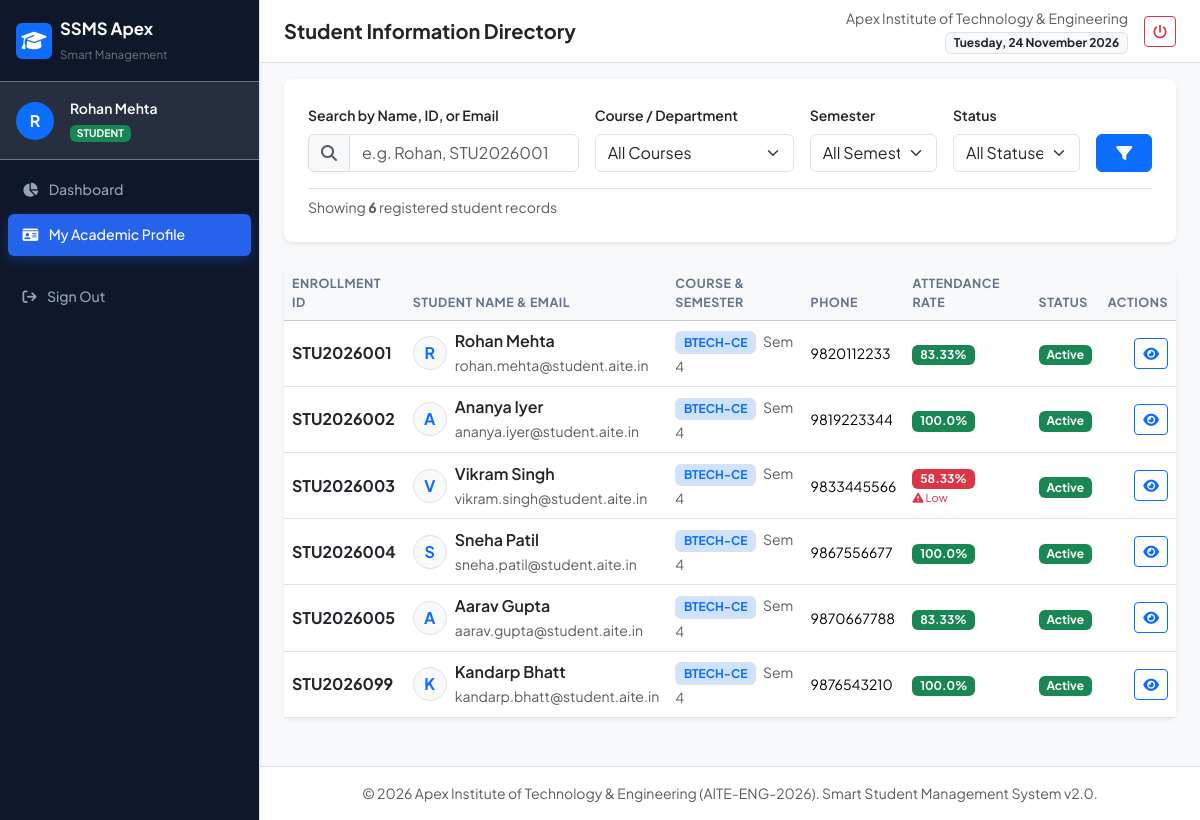
The page /students (signed in) on the database its author committed.
### models.py (models this page shows, shortened)
class User(db.Model):
    __tablename__ = 'users'
    id = db.Column(db.Integer, primary_key=True)
    username = db.Column(db.String(50), unique=True, nullable=False, index=True)
    password_hash = db.Column(db.String(255), nullable=False)
    role = db.Column(db.String(20), nullable=False, default='student')  # admin, teacher, student, accountant
    email = db.Column(db.String(100), unique=True, nullable=False)
    full_name = db.Column(db.String(100), nullable=False)
    is_active = db.Column(db.Boolean, default=True)
    created_at = db.Column(db.DateTime, default=datetime.utcnow)
    student_profile = db.relationship('Student', backref='user_account', uselist=False, cascade='all, delete-orphan')
    audit_logs = db.relationship('AuditLog', backref='user', lazy='dynamic')

class Student(db.Model):
    __tablename__ = 'students'
    id = db.Column(db.Integer, primary_key=True)
    student_id = db.Column(db.String(30), unique=True, nullable=False, index=True)  # e.g., 'STU2026001'
    user_id = db.Column(db.Integer, db.ForeignKey('users.id'), nullable=True)
    course_id = db.Column(db.Integer, db.ForeignKey('courses.id'), nullable=False)
    semester = db.Column(db.Integer, nullable=False, default=1)
    first_name = db.Column(db.String(50), nullable=False)
    last_name = db.Column(db.String(50), nullable=False)
    email = db.Column(db.String(100), unique=True, nullable=False)
    phone = db.Column(db.String(20), nullable=False)
    address = db.Column(db.Text)
    enrollment_date = db.Column(db.Date, default=date.today)
    status = db.Column(db.String(20), default='active')  # active, inactive, graduated, dropped
    guardian_name = db.Column(db.String(100))
    guardian_phone = db.Column(db.String(20))
    attendance_records = db.relationship('Attendance', backref='student', lazy='dynamic')
    marks_records = db.relationship('Marks', backref='student', lazy='dynamic')
    fees = db.relationship('StudentFee', backref='student', lazy='dynamic')
    @property
    def full_name(self):
        return f"{self.first_name} {self.last_name}"
    def calculate_attendance_percentage(self, subject_id=None):
        query = Attendance.query.filter_by(student_id=self.id)
        if subject_id:
            query = query.filter_by(subject_id=subject_id)
        total = query.count()
        if total == 0:
            return 100.0  # No sessions logged yet
        present = query.filter(Attendance.status.in_(['present', 'leave'])).count()
        return round((present / total) * 100, 2)

class Course(db.Model):
    __tablename__ = 'courses'
    id = db.Column(db.Integer, primary_key=True)
    code = db.Column(db.String(20), unique=True, nullable=False)  # e.g., 'BTECH-CE'
    name = db.Column(db.String(100), nullable=False)              # e.g., 'Computer Engineering'
    description = db.Column(db.Text)
    duration_semesters = db.Column(db.Integer, default=8)
    students = db.relationship('Student', backref='course', lazy='dynamic')
    subjects = db.relationship('Subject', backref='course', lazy='dynamic')
    fee_structures = db.relationship('FeeStructure', backref='course', lazy='dynamic')

### app.py (the view, shortened to what this page needs)
    @app.route('/students')
    @login_required
    @roles_accepted('admin', 'teacher', 'accountant')
    def students_list():
        query = Student.query
        search = request.args.get('search', '').strip()
        course_id = request.args.get('course_id')
        semester = request.args.get('semester')
        status = request.args.get('status')
        if course_id:
            query = query.filter_by(course_id=course_id)
        if semester:
            query = query.filter_by(semester=int(semester))
        if status:
            query = query.filter_by(status=status)
        students = query.order_by(Student.student_id.asc()).all()
        courses = Course.query.all()
        return render_template('students/list.html', students=students, courses=courses, search=search, selected_course=course_id, selected_sem=semester, selected_status=status)

### templates/students/list.html (shortened to what this page needs)
{% extends "base.html" %}
{% block page_title %}Student Information Directory{% endblock %}
{% block content %}
<div class="card border-0 shadow-sm rounded-3 mb-4">
    <div class="card-body p-4">
        <form method="GET" action="{{ url_for('students_list') }}" class="row g-3 mb-3">
            <div class="col-md-4">
                <label class="form-label small fw-semibold">Search by Name, ID, or Email</label>
                <div class="input-group">
                    <span class="input-group-text bg-light"><i class="fa-solid fa-magnifying-glass text-muted"></i></span>
                    <input type="text" name="search" class="form-control" placeholder="e.g. Rohan, STU2026001" value="{{ search or '' }}">
                </div>
            </div>
            <div class="col-md-3">
                <label class="form-label small fw-semibold">Course / Department</label>
                <select name="course_id" class="form-select">
                    <option value="">All Courses</option>
                </select>
            </div>
            <div class="col-md-2">
                <label class="form-label small fw-semibold">Semester</label>
                <select name="semester" class="form-select">
                    <option value="">All Semesters</option>
                </select>
            </div>
            <div class="col-md-2">
                <label class="form-label small fw-semibold">Status</label>
                <select name="status" class="form-select">
                    <option value="">All Statuses</option>
                </select>
            </div>
            <div class="col-md-1 d-flex align-items-end">
                <button type="submit" class="btn btn-primary w-100"><i class="fa-solid fa-filter"></i></button>
            </div>
        </form>
        <div class="d-flex align-items-center justify-content-between pt-2 border-top">
            <span class="text-muted small">Showing <strong>{{ students|length }}</strong> registered student records</span>
        </div>
    </div>
</div>
<div class="card border-0 shadow-sm rounded-3">
    <div class="card-body p-0">
        <div class="table-responsive">
            <table class="table table-hover align-middle mb-0">
                <thead class="table-light">
                    <tr>
                        <th>Enrollment ID</th>
                        <th>Student Name & Email</th>
                        <th>Course & Semester</th>
                        <th>Phone</th>
                        <th>Attendance Rate</th>
                        <th>Status</th>
                        <th class="text-end">Actions</th>
                    </tr>
                </thead>
                <tbody>
                    {% for s in students %}
                    {% set att_pct = s.calculate_attendance_percentage() %}
                    <tr>
                        <td class="fw-bold text-dark">{{ s.student_id }}</td>
                        <td>
                            <div class="d-flex align-items-center gap-2">
                                <div class="avatar-circle bg-light border text-primary fw-bold rounded-circle d-flex align-items-center justify-content-center" style="width: 34px; height: 34px;">
                                    {{ s.first_name[0] }}
                                </div>
                                <div>
                                    <div class="fw-semibold text-dark">{{ s.full_name }}</div>
                                    <small class="text-muted">{{ s.email }}</small>
                                </div>
                            </div>
                        </td>
                        <td>
                            <span class="badge bg-primary-subtle text-primary border">{{ s.course.code }}</span>
                            <span class="text-muted small ms-1">Sem {{ s.semester }}</span>
                        </td>
                        <td><small>{{ s.phone }}</small></td>
                        <td>
                            <span class="badge {{ 'bg-success' if att_pct >= attendance_threshold else 'bg-danger' }}">
                                {{ att_pct }}%
                            </span>
                            {% if att_pct < attendance_threshold %}
                            <small class="text-danger d-block" style="font-size: 0.7rem;"><i class="fa-solid fa-triangle-exclamation"></i> Low</small>
                            {% endif %}
                        </td>
                        <td>
                            <span class="badge bg-{{ 'success' if s.status == 'active' else 'secondary' }}">
                                {{ s.status|capitalize }}
                            </span>
                        </td>
                        <td class="text-end">
                            <div class="btn-group btn-group-sm">
                                <a href="{{ url_for('student_view', student_id=s.id) }}" class="btn btn-outline-primary" title="View 360 Profile">
                                    <i class="fa-solid fa-eye"></i>
                                </a>
                            </div>
                        </td>
                    </tr>
                    {% else %}
                    <tr>
                        <td colspan="7" class="text-center text-muted py-4">No student records match the filter criteria.</td>
                    </tr>
                    {% endfor %}
                </tbody>
            </table>
        </div>
    </div>
</div>
{% endblock %}

### templates/base.html (shortened to what this page needs)
<!DOCTYPE html>
<html lang="en">
<head>
    <link href="https://cdn.jsdelivr.net/npm/bootstrap@5.3.3/dist/css/bootstrap.min.css" rel="stylesheet">
    <link href="https://cdnjs.cloudflare.com/ajax/libs/font-awesome/6.5.1/css/all.min.css" rel="stylesheet">
    <link rel="stylesheet" href="{{ url_for('static', filename='css/style.css') }}">
</head>
<body>
    <div class="d-flex" id="wrapper">
        {% if current_user %}
        <nav id="sidebar" class="bg-dark text-white border-end shadow-sm">
            <div class="sidebar-header p-3 border-bottom border-secondary d-flex align-items-center justify-content-between">
                <a href="{{ url_for('dashboard') }}" class="text-white text-decoration-none d-flex align-items-center gap-2">
                    <div class="brand-icon bg-primary text-white rounded p-2 d-flex align-items-center justify-content-center">
                        <i class="fa-solid fa-graduation-cap fs-5"></i>
                    </div>
                    <div>
                        <div class="fw-bold tracking-tight text-white mb-0" style="font-size: 1.05rem;">SSMS Apex</div>
                        <small class="text-secondary" style="font-size: 0.72rem;">Smart Management</small>
                    </div>
                </a>
            </div>
            <div class="p-3 bg-secondary bg-opacity-25 border-bottom border-secondary d-flex align-items-center gap-3">
                <div class="avatar-circle bg-primary text-white fw-bold d-flex align-items-center justify-content-center rounded-circle">
                    {{ current_user.full_name[0] }}
                </div>
                <div class="overflow-hidden">
                    <div class="text-truncate fw-semibold text-white small">{{ current_user.full_name }}</div>
                    <span class="badge bg-{{ 'danger' if current_user.role == 'admin' else ('info' if current_user.role == 'teacher' else ('warning text-dark' if current_user.role == 'accountant' else 'success')) }} text-uppercase" style="font-size: 0.65rem;">
                        {{ current_user.role }}
                    </span>
                </div>
            </div>
            <ul class="nav flex-column p-2 gap-1 sidebar-nav">
                <li class="nav-item">
                    <a class="nav-link text-white-50 rounded {{ 'active' if request.endpoint == 'dashboard' }}" href="{{ url_for('dashboard') }}">
                        <i class="fa-solid fa-chart-pie me-2"></i> Dashboard
                    </a>
                </li>
                {% if current_user.role == 'student' and current_user.student_profile %}
                <li class="nav-item">
                    <a class="nav-link text-white-50 rounded active" href="{{ url_for('student_view', student_id=current_user.student_profile.id) }}">
                        <i class="fa-solid fa-id-card me-2"></i> My Academic Profile
                    </a>
                </li>
                {% endif %}
                <li class="nav-item mt-auto pt-3">
                    <a class="nav-link text-danger rounded" href="{{ url_for('logout') }}">
                        <i class="fa-solid fa-arrow-right-from-bracket me-2"></i> Sign Out
                    </a>
                </li>
            </ul>
        </nav>
        {% endif %}
        <div id="page-content-wrapper" class="w-100 bg-light">
            <nav class="navbar navbar-expand navbar-light bg-white border-bottom px-4 py-2 sticky-top">
                <div class="container-fluid p-0">
                    <div class="d-flex align-items-center gap-2">
                        <span class="fs-5 fw-bold text-dark">{% block page_title %}Smart Student Management System{% endblock %}</span>
                    </div>
                    <div class="d-flex align-items-center gap-3">
                        <div class="text-end d-none d-md-block">
                            <small class="text-muted d-block">{{ institute_name }}</small>
                            <span class="badge bg-light text-dark border">{{ now.strftime('%A, %d %B %Y') }}</span>
                        </div>
                        {% if current_user %}
                        <a href="{{ url_for('logout') }}" class="btn btn-outline-danger btn-sm" title="Logout">
                            <i class="fa-solid fa-power-off"></i>
                        </a>
                        {% endif %}
                    </div>
                </div>
            </nav>
            <div class="container-fluid px-4 pt-3">
                {% block content %}{% endblock %}
            </div>
            <footer class="mt-5 py-3 border-top bg-white text-center text-muted small">
                <div class="container-fluid">
                    <span>&copy; {{ now.year }} {{ institute_name }} ({{ institute_code }}). Smart Student Management System v2.0.</span>
                </div>
            </footer>
        </div>
    </div>
</body>
</html>

### static/css/style.css (style rules this page uses)
:root { --primary-color: #2563eb; --primary-hover: #1d4ed8; --secondary-color: #64748b; --success-color: #10b981; --danger-color: #ef4444; --warning-color: #f59e0b; --dark-surface: #0f172a; --light-bg: #f8fafc; --sidebar-width: 260px; }
body { font-family: 'Plus Jakarta Sans', -apple-system, BlinkMacSystemFont, "Segoe UI", Roboto, sans-serif; background-color: var(--light-bg); color: #1e293b; margin: 0; padding: 0; overflow-x: hidden; }
#sidebar { width: var(--sidebar-width); min-width: var(--sidebar-width); min-height: 100vh; background-color: var(--dark-surface) !important; transition: all 0.3s ease; z-index: 1040; }
.brand-icon { width: 36px; height: 36px; }
.avatar-circle { width: 38px; height: 38px; }
.sidebar-nav .nav-link { font-size: 0.88rem; font-weight: 500; padding: 0.65rem 0.9rem; color: #94a3b8 !important; transition: all 0.2s ease; }
.sidebar-nav .nav-link.active { color: #ffffff !important; background-color: var(--primary-color) !important; box-shadow: 0 4px 12px rgba(37, 99, 235, 0.3); }
.table thead th { font-size: 0.78rem; text-transform: uppercase; letter-spacing: 0.5px; color: #64748b; border-bottom-width: 1px; }
.table tbody tr { transition: background-color 0.15s ease; }

### rows shown on the page
User: full_name "R", full_name "Rohan Mehta", role "STUDENT"
Student: student_id "STU2026001", first_name "R", full_name "Rohan Mehta", email "rohan.mehta@student.aite.in", course.code "BTECH-CE", semester "4", phone "9820112233", att_pct "83.33", status "Active"
Student: student_id "STU2026002", first_name "A", full_name "Ananya Iyer", email "ananya.iyer@student.aite.in", course.code "BTECH-CE", semester "4", phone "9819223344", att_pct "100.0", status "Active"
Student: student_id "STU2026003", first_name "V", full_name "Vikram Singh", email "vikram.singh@student.aite.in", course.code "BTECH-CE", semester "4", phone "9833445566", att_pct "58.33", shows "Low", status "Active"
Student: student_id "STU2026004", first_name "S", full_name "Sneha Patil", email "sneha.patil@student.aite.in", course.code "BTECH-CE", semester "4", phone "9867556677", att_pct "100.0", status "Active"
Student: student_id "STU2026005", first_name "A", full_name "Aarav Gupta", email "aarav.gupta@student.aite.in", course.code "BTECH-CE", semester "4", phone "9870667788", att_pct "83.33", status "Active"
Student: student_id "STU2026099", first_name "K", full_name "Kandarp Bhatt", email "kandarp.bhatt@student.aite.in", course.code "BTECH-CE", semester "4", phone "9876543210", att_pct "100.0", status "Active"

### other values the page prints
{{ institute_name }} "Apex Institute of Technology & Engineering"
{{ students|length }} "6"
{{ institute_code }} "AITE-ENG-2026"
